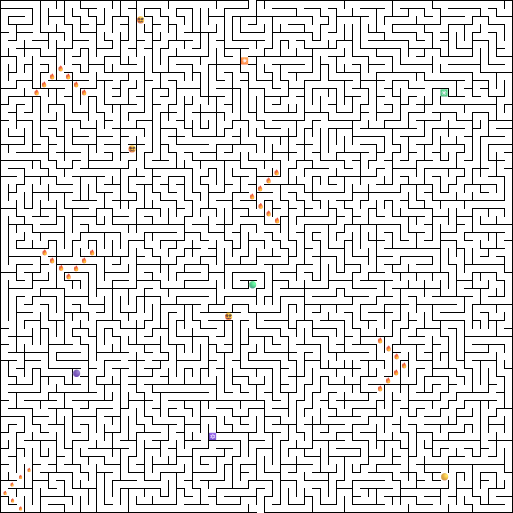
#> input picture maze-alpha/MAZE_1.png, 1026 x 1026 px (shown at 1/2 size)
$ python live_viz_astar.py
#> lines starting #> are read from the running program, lines starting #| are printed output that depends on the picture
### live_viz.py
"""
live_viz.py — D* Lite + Neuroevolution dashboard
Silent Cartographer: COSC 4368 AI Spring 2026

Run:
    python live_viz.py --maze maze-alpha/MAZE_1.png [--pop 80] [--gens 100]
"""
from __future__ import annotations
import argparse
import numpy as np
from PIL import Image
import matplotlib.pyplot as plt
import matplotlib.gridspec as gridspec
import matplotlib.patches as mpatches
import matplotlib.ticker as ticker
from matplotlib.animation import FuncAnimation
from multiprocessing import Process, Queue
import queue as _queue

from environment import Action, TurnResult, MazeEnvironment
from visualize import LiveVisualizer
import maze_agent as ma
from maze_agent import (NeuralController, EvolutionaryAgent,
                        GeneticAlgorithm, evaluate_fitness, GRID_SIZE,
                        PHASE_EXPLORE, PHASE_OPTIMIZE, NAVIGATOR)

CELL_SIZE = 16
MARK      = 5

# [991 lines left out: functions _get_fire_rotation_states, training_worker, _run_test_direct, test_worker, not called in this run]


# ─────────────────────────────────────────────────────────────────────────────
# Rendering helpers
# ─────────────────────────────────────────────────────────────────────────────
def precompute_fire_rotations(env): return _get_fire_rotation_states(env)

# [481 lines left out: functions _mark, build_static_overlay, compose_map_frame, build_and_run, main, not called in this run]

# [2 lines that do not run on import are left out]

### live_viz_astar.py
"""
live_viz_astar.py — A* + Neuroevolution dashboard
Silent Cartographer: COSC 4368 AI Spring 2026

Run:
    python live_viz_astar.py --maze maze-alpha/MAZE_1.png [--pop 80] [--gens 100]
"""
from __future__ import annotations
import argparse
import sys

# ── Swap the agent module so all live_viz logic uses A* ──────────────────────
import maze_agent_astar
import sys
sys.modules["maze_agent"] = maze_agent_astar   # makes `import maze_agent` resolve to A*

# Now import live_viz — it will import maze_agent which is now maze_agent_astar
import importlib
import live_viz as _lv
importlib.reload(_lv)   # re-evaluate with the swapped module


def main():
    p = argparse.ArgumentParser(description="Silent Cartographer — A*")
    p.add_argument("--maze",  default="maze-alpha/MAZE_1.png")
    p.add_argument("--turns", type=int,   default=10_000)
    p.add_argument("--test",  action="store_true")
    p.add_argument("--weights",       default="best_weights_astar.npy")
    p.add_argument("--test_episodes", type=int, default=10)
    p.add_argument("--pop",      type=int,   default=80)
    p.add_argument("--gens",     type=int,   default=100)
    p.add_argument("--sigma",    type=float, default=0.20)
    p.add_argument("--decay",    type=float, default=0.995)
    p.add_argument("--eps_eval", type=int,   default=3)
    p.add_argument("--persist",  action="store_true")
    p.add_argument("--phase_k",  type=int,   default=3)
    p.add_argument("--run_id",   default=None)
    args = p.parse_args()

    # Override weights default for A* run so they don't clash with D* Lite weights
    if args.run_id is None:
        from datetime import datetime
        args.run_id = f"astar_{datetime.now().strftime('%Y%m%d_%H%M%S')}"

    _lv.build_and_run(args, navigator_name="A*")
#> in build_and_run, maze_pil is the input picture: PIL image 1026x1026 RGB; mean R, G, B 222.1, 221.8, 221.6
#> in build_and_run, `plt.pause(0.05)`:
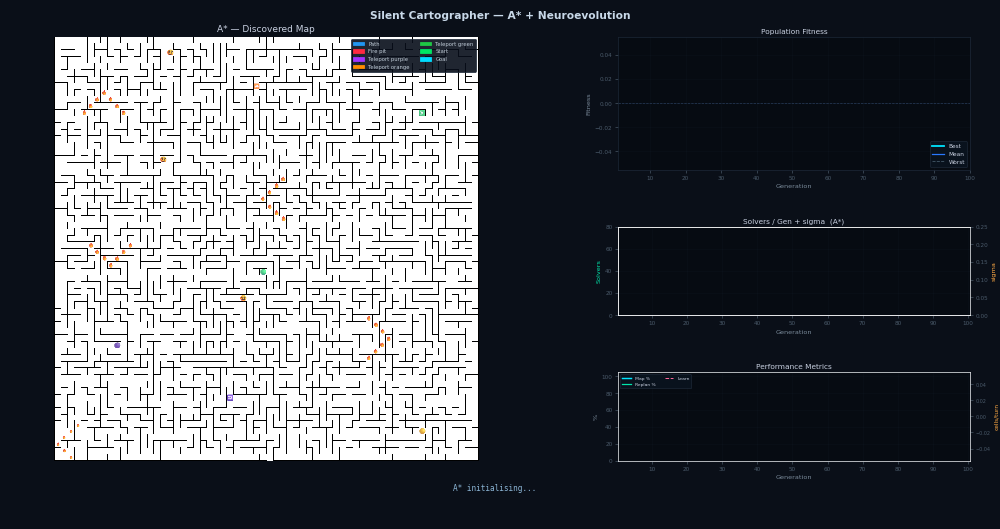
#> figure drawn by matplotlib, 6 panels

if __name__ == "__main__":
#> (the run stopped early here; a loop or call above may not have finished)
